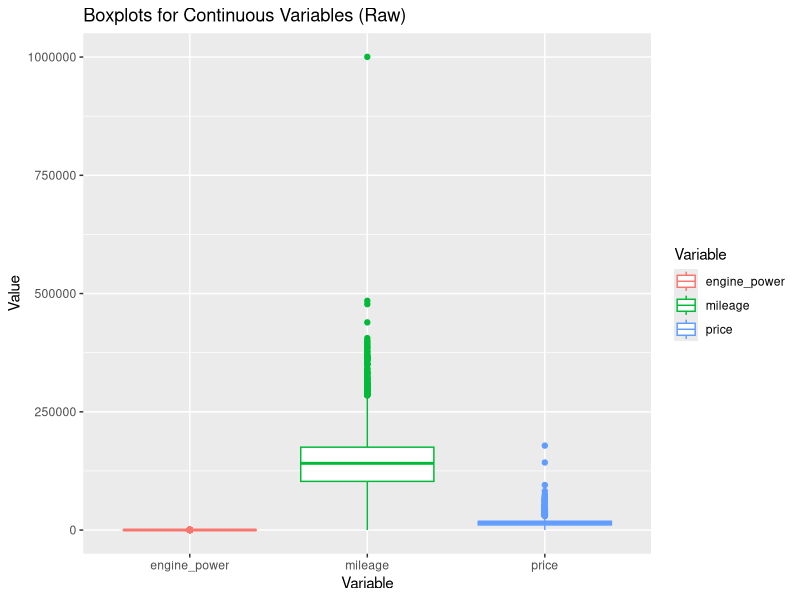
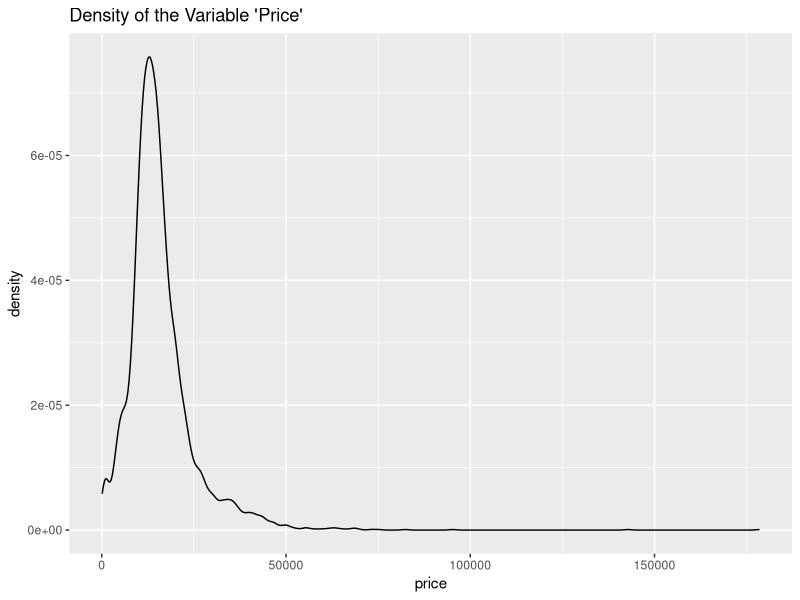
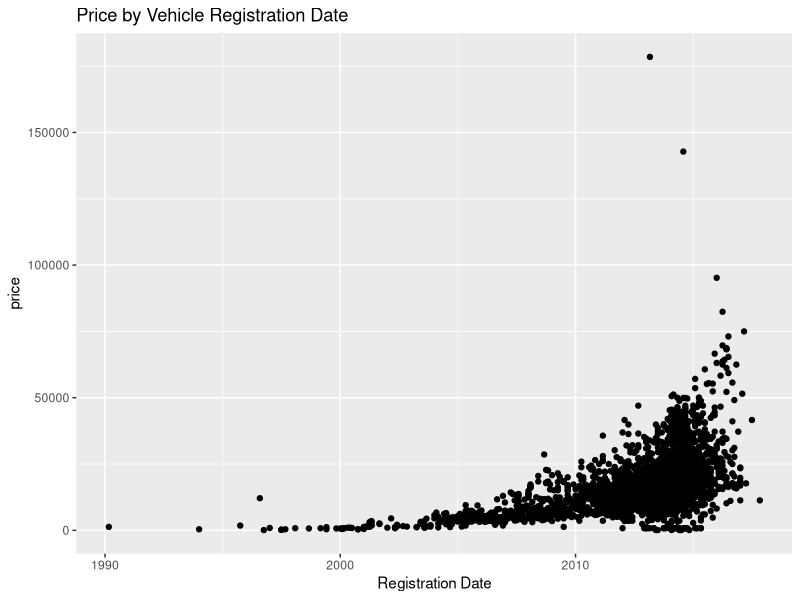
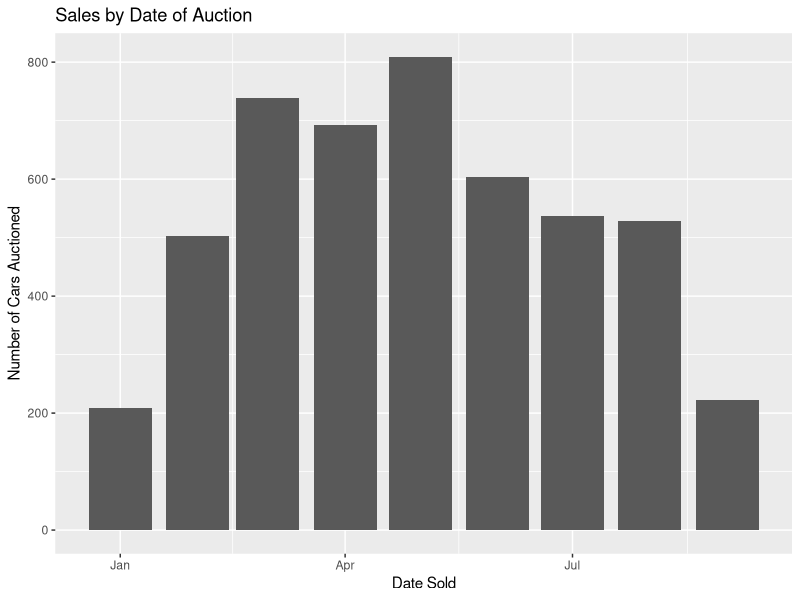
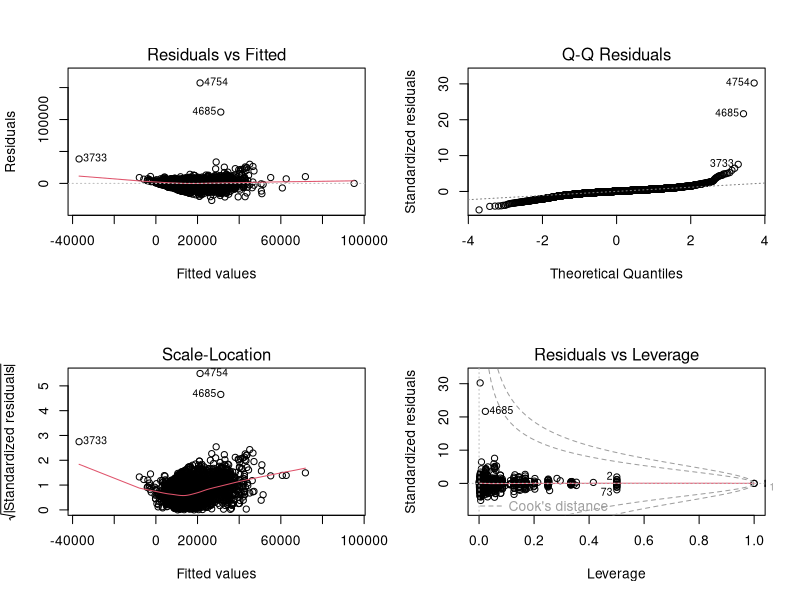
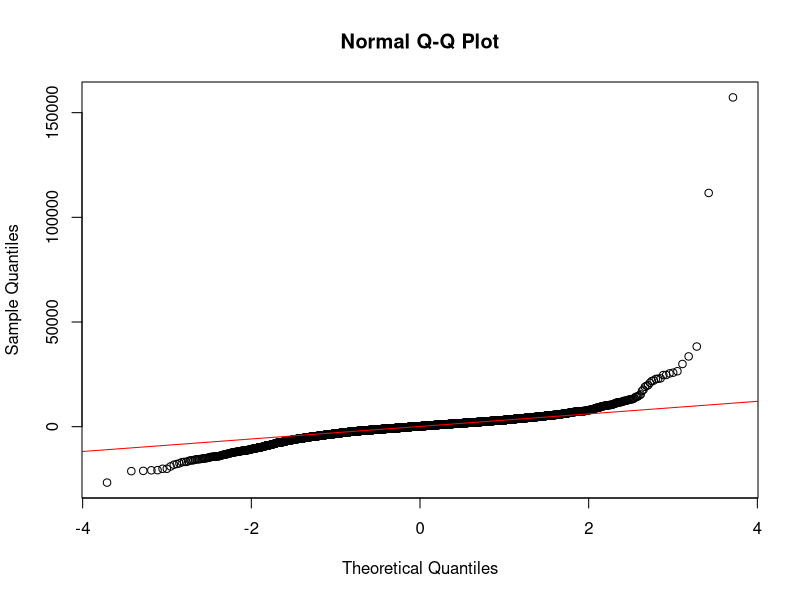
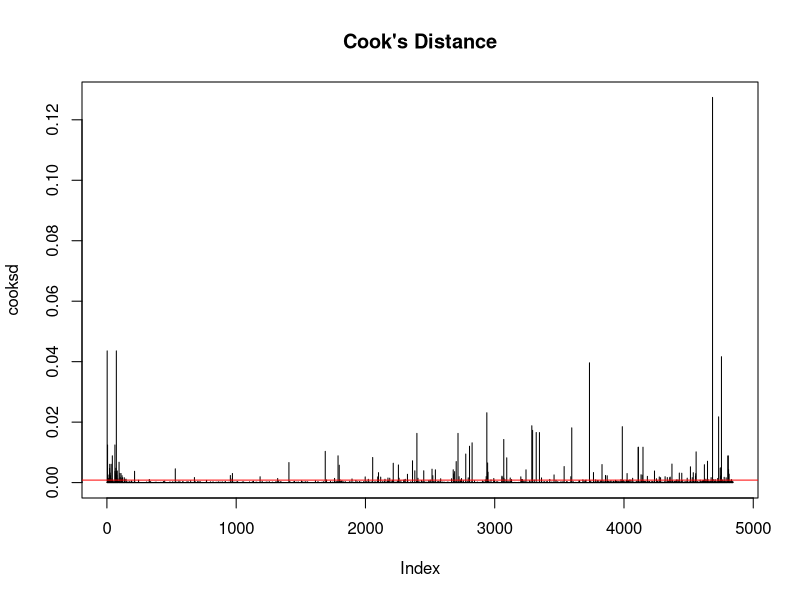
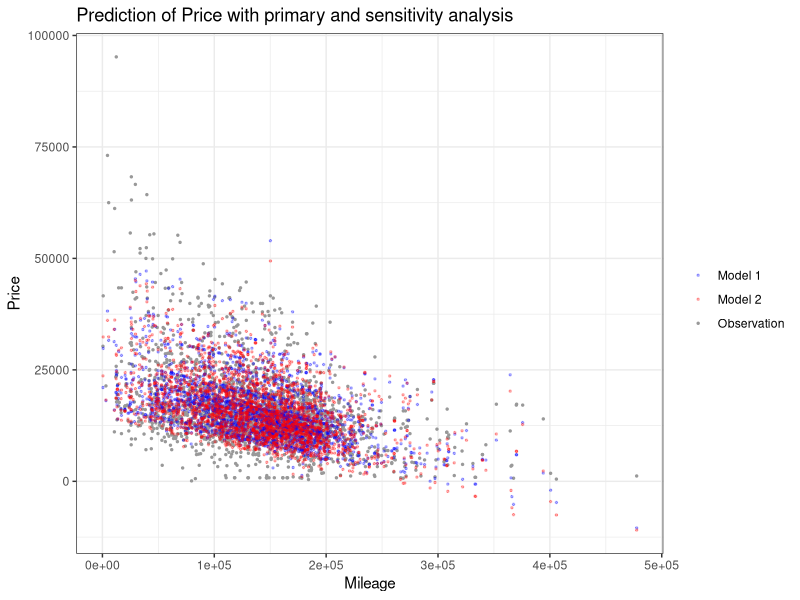

The R source for these figures, in order:
## ---- chunk 1
knitr::opts_chunk$set(
  echo = TRUE,    # Show the R code in the final output.
  fig.pos = "!h"  # Suggests to position figures "here" in the output.
)
## ---- chunk 2
mylibrary <- c("tidyverse", "cowplot", "GGally", "MASS", "ggplot2", "glmnet", "data.table")
invisible(lapply(mylibrary, library, character.only = TRUE))
### load the data
dat_bmw <- read.csv("BMWpricing_updated.csv")
## ---- chunk 3
par(mfrow=c(2,2))
dat_bmw[,c("price", "mileage", "engine_power")]|>
  pivot_longer(everything(), values_to = "Value", names_to = "Variable") |>
  ggplot() + geom_boxplot(aes(x=Variable, y=Value, color=Variable)) +
  labs(title = "Boxplots for Continuous Variables (Raw)")

dat_bmw|>
  ggplot() + geom_density(aes(x=price)) +
  labs(title = "Density of the Variable 'Price'")

dat_bmw|>
  ggplot(aes(x = as.Date(registration_date, format = "%m/%d/%Y"), y = price)) +
  geom_point() + 
  labs(title = "Price by Vehicle Registration Date") +
  xlab("Registration Date")

dat_bmw|>
  ggplot(aes(x = as.Date(sold_at, format = "%m/%d/%Y"))) +
  geom_bar() + 
  labs(title = "Sales by Date of Auction") +
  xlab("Date Sold") +
  ylab("Number of Cars Auctioned")
  
## ---- chunk 4
dat_bmw_clean <- dat_bmw|>
  filter(mileage < 500000 & mileage > 0)|>
  filter(price < 100000)|>
  filter(engine_power != 0)
  
head(dat_bmw_clean)
## ---- chunk 5

# Correct model using your data frame name
model_full <- lm(price ~ mileage + engine_power + paint_color + model_key, data = dat_bmw)

# View model results
summary(model_full)

# Generate diagnostic plots
par(mfrow = c(2, 2))  # Arrange plots in a 2x2 grid
plot(model_full)
par(mfrow = c(1, 1))  # Reset layout

# Q-Q Plot for Normality
qqnorm(resid(model_full))
qqline(resid(model_full), col = "red")

# Shapiro-Wilk test for normality
shapiro.test(resid(model_full))  


# Install 'car' package if necessary
# install.packages("car")

library(car)
vif(model_full)  # Compute Variance Inflation Factor (VIF)

# Compute Cook’s Distance
cooksd <- cooks.distance(model_full)

# Plot Cook’s Distance
plot(cooksd, type = "h", main = "Cook's Distance")
abline(h = 4/(nrow(dat_bmw)), col = "red")  # Threshold line

## ---- chunk 6
dat_bmw2 <- dat_bmw_clean[complete.cases(dat_bmw_clean), c("price", "mileage", "engine_power", "paint_color", "model_key", paste0("feature_", 1:8))] #4840 --> 4838
##re-group model key variable due to its messy classification
dat_bmw2$model_key2 <- ifelse(dat_bmw2$model_key %like% "X", "X", 
                          ifelse(dat_bmw2$model_key %like% "Z", "Z",
                                 ifelse(dat_bmw2$model_key %like% "M", "M",
                                        ifelse(dat_bmw2$model_key %like% "i", "i", "others"
                                        ))))
## ---- chunk 7
set.seed(2025)
group <- split(sample(1:nrow(dat_bmw2)),rep(1:2, times=c(nrow(dat_bmw2)/2, nrow(dat_bmw2)/2)))

dat_train <- dat_bmw2[group$`1`, ]
dat_test <- dat_bmw2[group$`2`, ]

## fit mod2 to the training data ##
model_full2 <- lm(price ~ mileage + engine_power + paint_color + model_key2, data = dat_bmw2)
summary(model_full2)
model_full_train <- lm(price ~ mileage + engine_power + paint_color + model_key2, data = dat_train)
summary(model_full_train)
## ---- chunk 8
## transfer categorical to dummy variables
X_train <- model.matrix(price ~ ., data = dat_train[,-5])[,-c(1)] ## remove intercept

cvfit_elas <- cv.glmnet(X_train, dat_train$price, alpha = 0.5,
                        penalty.factor = c(rep(0, 11),rep(1,8),rep(0,4)))
cvfit_elas$lambda.min #14.58556
cvfit_elas$lambda.1se #344.8741

model_elas0 <- glmnet(X_train, dat_train$price, alpha = 0.5, lambda = cvfit_elas$lambda.min,
               penalty.factor = c(rep(0, 11),rep(1,8),rep(0,4)))

coef_model_elas <- data.frame(matrix(predict(model_elas0,type="coef"))) %>% mutate("predictor" = predict(model_elas0,type="coef")@Dimnames[[1]])
colnames(coef_model_elas)[1] <- "beta"
## ---- chunk 9
model_2 <- lm(price ~ mileage + engine_power + paint_color + model_key2 + feature_1 + feature_2 + feature_3 + feature_4 + feature_5 + feature_6 + feature_7 + feature_8, data = dat_train)
summary(model_2)

#### comparison between model_full_train and model 2 ####
anova(model_full_train, model_2)
## ---- chunk 10
#### predict new data using model_full_train and model 2 ####
dat_test$price_new1 <- predict(model_full_train, newdata = dat_test[,-1])
dat_test$price_new2 <- predict(model_2, newdata = dat_test[,-c(1,15)])


#### performance on predicting ####
dat_predict <- dat_test[,c("price", "mileage", "price_new1", "price_new2")]
## R^2
fun_r2 <- function(obe, pred){
  rss <- sum((obe-pred)^2)
  sst <- sum((obe-mean(obe))^2)
  r2 <- 1 - rss/sst
  
  return(r2)
}
fun_r2(dat_predict$price, dat_predict$price_new1)
fun_r2(dat_predict$price, dat_predict$price_new2)

## MSE
fun_mse <- function(obe, pred){
  mse <- (sum((obe-pred)^2))/length(pred)
  
  return(mse)
}

fun_mse(dat_predict$price, dat_predict$price_new1)
fun_mse(dat_predict$price, dat_predict$price_new2)

## MAE
fun_mae <- function(obe, pred){
  mse <- (sum(abs(obe-pred)))/length(pred)
  
  return(mse)
}
fun_mae(dat_predict$price, dat_predict$price_new1)
fun_mae(dat_predict$price, dat_predict$price_new2)

summary(dat_predict$price)
summary(dat_predict$price_new1)
summary(dat_predict$price_new2)
## ---- chunk 11
dat_predict$price <- as.numeric(dat_predict$price)
dat_predict$mileage <- as.numeric(dat_predict$mileage)

ggplot() +
  geom_point(data = dat_predict, aes(x = mileage, y = price, color = "Observation"), size = 0.5) +
  geom_point(data = dat_predict, aes(x = mileage, y = price_new1, color = "Model 1"), alpha = 0.3, size = 0.5) +
  geom_point(data = dat_predict, aes(x = mileage, y = price_new2, color = "Model 2"), alpha = 0.3, size = 0.5) +
  labs(title = "Prediction of Price with primary and sensitivity analysis") +
  xlab("Mileage") +
  ylab("Price") +
  scale_color_manual(name = element_blank(), values = c("Observation" = "grey60", "Model 1" = "blue", "Model 2" = "red")) +
  theme_bw()
## ---- chunk 12
length(unique(dat_bmw$model_key))
unique(dat_bmw$paint_color)
unique(dat_bmw$fuel)

range(as.Date(dat_bmw$registration_date, format = "%m/%d/%Y"), na.rm=T)
range(as.Date(dat_bmw$sold_at, format = "%m/%d/%Y"), na.rm=T)

min(dat_bmw$mileage)
min(dat_bmw$engine_power)
min(dat_bmw$price)

median(dat_bmw$price)
range(dat_bmw$engine_power)

mean(dat_bmw$feature_1 == T)
mean(dat_bmw$feature_2 == T)
mean(dat_bmw$feature_3 == T)
mean(dat_bmw$feature_4 == T)
mean(dat_bmw$feature_5 == T)
mean(dat_bmw$feature_6 == T)
mean(dat_bmw$feature_7 == T)
mean(dat_bmw$feature_8 == T)

coef(lm(dat_bmw$price ~ dat_bmw$feature_7))

max(dat_bmw$mileage)
